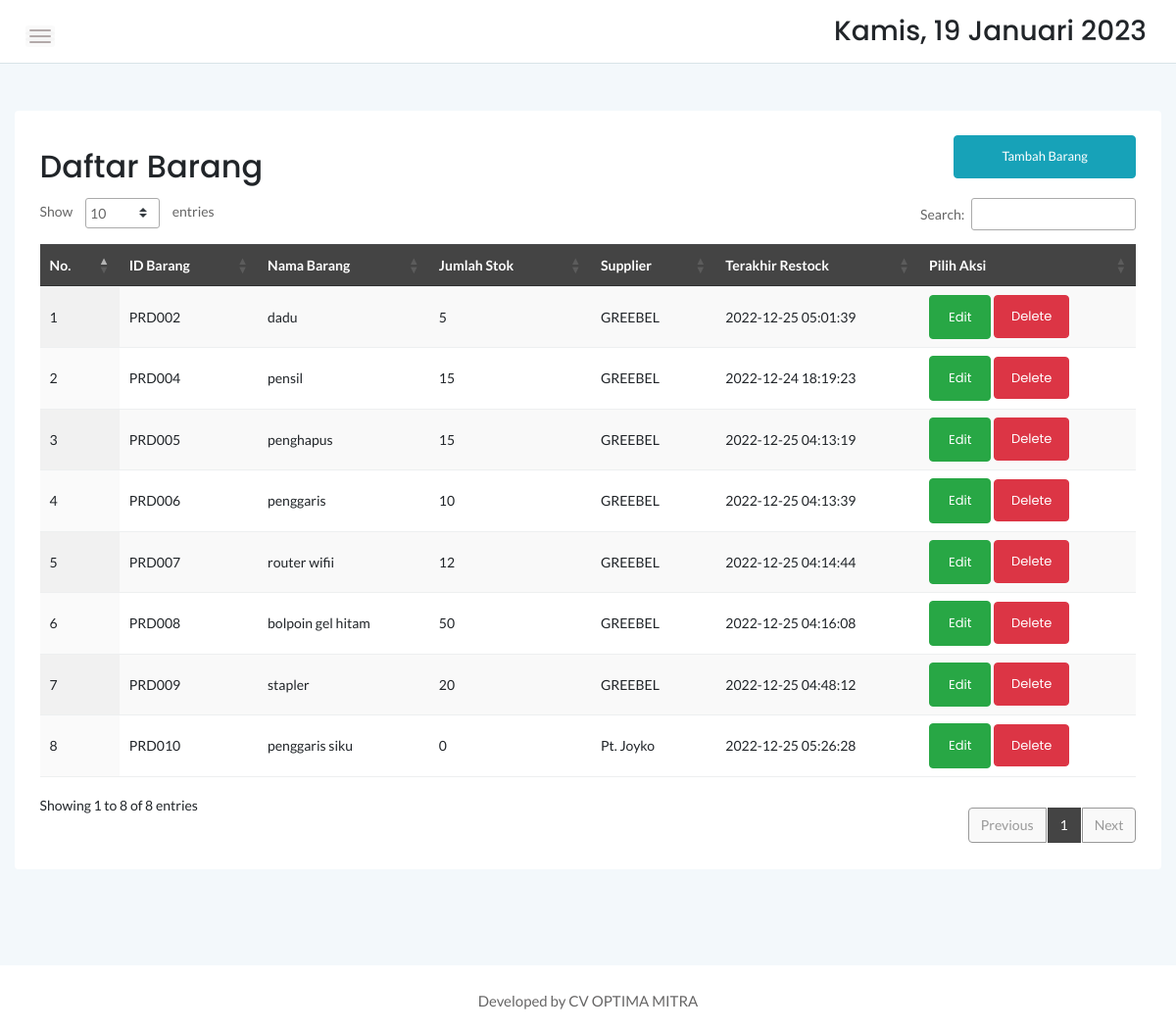
Page /kelola_barang.php on the committed database.
### tables this page shows
CREATE TABLE `barang` (
  `ID_BARANG` varchar(10) NOT NULL,
  `NAMA_BARANG` varchar(50) NOT NULL,
  `JUMLAH_BARANG` int(11) NOT NULL,
  `NAMA_SUPPLIER` varchar(50) NOT NULL,
  `DATE` timestamp NOT NULL DEFAULT current_timestamp() ON UPDATE current_timestamp()
);

### kelola_barang.php (the view, shortened to what this page needs)
<?php
include 'koneksi.php';
?>
<!doctype html>
<html class="no-js" lang="en">
<head>
    <link rel="stylesheet" href="assets/css/bootstrap.min.css">
    <link rel="stylesheet" href="assets/css/font-awesome.min.css">
    <link rel="stylesheet" href="assets/css/themify-icons.css">
    <link rel="stylesheet" href="assets/css/metisMenu.css">
    <link rel="stylesheet" href="assets/css/owl.carousel.min.css">
    <link rel="stylesheet" href="assets/css/slicknav.min.css">
    <link rel="stylesheet" href="https://www.amcharts.com/lib/3/plugins/export/export.css" type="text/css" media="all" />
    <link rel="stylesheet" type="text/css" href="https://cdn.datatables.net/1.10.20/css/jquery.dataTables.min.css">
    <link rel="stylesheet" type="text/css" href="https://cdn.datatables.net/1.10.20/css/jquery.dataTables.css">
    <link rel="stylesheet" type="text/css" href="https://cdn.datatables.net/1.10.20/css/dataTables.bootstrap4.min.css">
    <link rel="stylesheet" type="text/css" href="https://cdn.datatables.net/responsive/2.2.3/css/responsive.bootstrap.min.css">
    <link rel="stylesheet" type="text/css" href="https://cdn.datatables.net/responsive/2.2.3/css/responsive.jqueryui.min.css">
    <link rel="stylesheet" type="text/css" href="https://cdn.datatables.net/buttons/1.5.2/css/buttons.dataTables.min.css">
    <link rel="stylesheet" href="assets/css/typography.css">
    <link rel="stylesheet" href="assets/css/default-css.css">
    <link rel="stylesheet" href="assets/css/styles.css">
    <link rel="stylesheet" href="assets/css/responsive.css">
</head>
<body>
    <div class="page-container">
        <div class="main-content">
            <div class="header-area">
                <div class="row align-items-center">
                    <div class="col-md-6 col-sm-8 clearfix">
                        <div class="nav-btn pull-left">
                            <span></span>
                            <span></span>
                            <span></span>
                        </div>
                    </div>
                    <div class="col-md-6 col-sm-4 clearfix">
                        <ul class="notification-area pull-right">
                            <li>
                                <h3>
                                    <div class="date">
                                    </div>
                                </h3>
                            </li>
                        </ul>
                    </div>
                </div>
            </div>
            <div class="main-content-inner">
                <div class="row mt-5 mb-5">
                    <div class="col-12">
                        <div class="card">
                            <div class="card-body">
                                <div class="d-sm-flex justify-content-between align-items-center">
                                    <h2>Daftar Barang</h2>
                                    <button style="margin-bottom:20px" data-toggle="modal" data-target="#myModal" class="btn btn-info col-md-2">Tambah Barang</button>
                                </div>
                                <div class="data-tables datatable-dark">
                                    <table id="dataTable3" class="display" style="width:100%">
                                        <thead class="thead-dark">
                                            <tr>
                                                <th>No.</th>
                                                <th>ID Barang</th>
                                                <th>Nama Barang</th>
                                                <th>Jumlah Stok</th>
                                                <th>Supplier</th>
                                                <th>Terakhir Restock</th>
                                                <th>Pilih Aksi</th>
                                            </tr>
                                        </thead>
                                        <tbody>
                                            <?php
                                            $brgs = mysqli_query($conn, "SELECT * from barang order by ID_BARANG ASC");
                                            $no = 1;
                                            while ($p = mysqli_fetch_array($brgs)) {
                                                $id = $p['ID_BARANG'];
                                            ?>
                                                <tr>
                                                    <td><?php echo $no++ ?></td>
                                                    <td><?php echo $p['ID_BARANG'] ?></td>
                                                    <td><?php echo $p['NAMA_BARANG'] ?></td>
                                                    <td><?php echo $p['JUMLAH_BARANG'] ?></td>
                                                    <td><?php echo $p['NAMA_SUPPLIER'] ?></td>
                                                    <td><?php echo $p['DATE'] ?></td>
                                                    <td>
                                                    <a href="" class="btn btn-success btn-md" data-toggle="modal" data-target="#modal<?php echo $p['ID_BARANG'] ?>">Edit</a>
                                                    <a href="kelola_barang.php?op=delete&id=<?php echo $id ?>" onclick="return confirm('Hapus data stok produk ?')"><button type="button" class="btn btn-danger">Delete</button></a>
                                                    </td>
                                                </tr>
                                            <?php
                                            }
                                            ?>
                                        </tbody>
                                    </table>
                                </div>
                            </div>
                        </div>
                    </div>
                </div>
            </div>
        </div>
    </div>
    <footer>
        <div class="footer-area">
            <p>Developed by CV OPTIMA MITRA</p>
        </div>
    </footer>
</body>
</html>

### assets/css/styles.css (style rules this page uses)
.page-container { width: 100%; height: 100%; min-height: 100vh; padding-left: 280px; -webkit-transition: padding-left 0.3s ease 0s; transition: padding-left 0.3s ease 0s; }
.card { border: none; border-radius: 4px; background-color: #fff; -webkit-transition: all 0.3s ease 0s; transition: all 0.3s ease 0s; }
.card-body { padding: 25.6px; padding: 1.6rem; }
.main-content { width: 100%; background: #F3F8FB; }
.main-content-inner { padding: 0 30px 50px; }
.header-area { padding: 15px 30px; background: #fff; border-bottom: 1px solid #d8e3e7; }
.nav-btn { margin-right: 30px; margin-top: 10px; cursor: pointer; }
.nav-btn span { display: block; width: 22px; height: 2px; background: #b3aaaa; margin: 4px 0; border-radius: 15px; -webkit-transition: all 0.3s ease 0s; transition: all 0.3s ease 0s; box-shadow: 0 0 0 4px rgba(99, 96, 96, 0.03); }
.notification-area { -webkit-user-select: none; -moz-user-select: none; -ms-user-select: none; user-select: none; position: relative; z-index: 1; }
.notification-area li { display: inline-block; margin-left: 20px; cursor: pointer; -webkit-user-select: none; -moz-user-select: none; -ms-user-select: none; user-select: none; }
.footer-area { text-align: center; padding: 23px 0 19px; background: #fff; }
.footer-area p { color: #676666; margin-bottom: 0; }
.btn { padding: 11px 17px; font-size: 13px; letter-spacing: 0; }
.btn-md { padding: 12px 19px; }
table tr th { border-bottom: none; }
table tr th, table tr td { border-top: 1px solid rgba(120, 130, 140, 0.13) !important; }
table.dataTable.no-footer { border-bottom: 1px solid rgba(120, 130, 140, 0.13) !important; }
table.dataTable thead th, table.dataTable thead td { border-bottom-color: transparent; }
.datatable-dark thead { background: #444; color: #fff; }

### assets/css/responsive.css (style rules this page uses)
@media (min-width: 1200px) and (max-width: 1364px) { .main-content-inner { padding: 0 15px 50px; } }
@media (min-width: 1200px) and (max-width: 1364px) { .page-container, .sbar_collapsed.page-container { padding-left: 0; } }

### rows in the picture
barang: ID_BARANG "PRD002", NAMA_BARANG "dadu", JUMLAH_BARANG "5", NAMA_SUPPLIER "GREEBEL", DATE "2022-12-25 05:01:39"
barang: ID_BARANG "PRD004", NAMA_BARANG "pensil", JUMLAH_BARANG "15", NAMA_SUPPLIER "GREEBEL", DATE "2022-12-24 18:19:23"
barang: ID_BARANG "PRD005", NAMA_BARANG "penghapus", JUMLAH_BARANG "15", NAMA_SUPPLIER "GREEBEL", DATE "2022-12-25 04:13:19"
barang: ID_BARANG "PRD006", NAMA_BARANG "penggaris", JUMLAH_BARANG "10", NAMA_SUPPLIER "GREEBEL", DATE "2022-12-25 04:13:39"
barang: ID_BARANG "PRD007", NAMA_BARANG "router wifii", JUMLAH_BARANG "12", NAMA_SUPPLIER "GREEBEL", DATE "2022-12-25 04:14:44"
barang: ID_BARANG "PRD008", NAMA_BARANG "bolpoin gel hitam", JUMLAH_BARANG "50", NAMA_SUPPLIER "GREEBEL", DATE "2022-12-25 04:16:08"
barang: ID_BARANG "PRD009", NAMA_BARANG "stapler", JUMLAH_BARANG "20", NAMA_SUPPLIER "GREEBEL", DATE "2022-12-25 04:48:12"
barang: ID_BARANG "PRD010", NAMA_BARANG "penggaris siku", JUMLAH_BARANG "0", NAMA_SUPPLIER "Pt. Joyko", DATE "2022-12-25 05:26:28"
